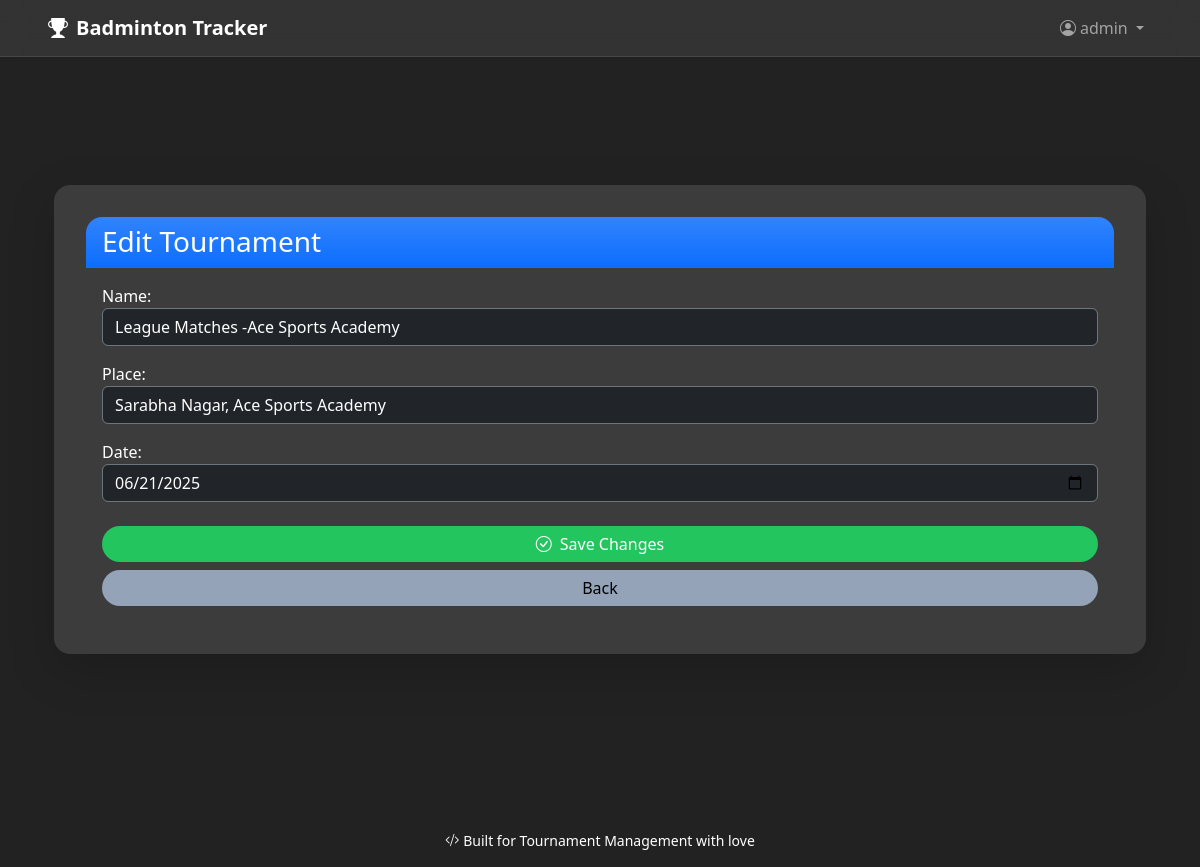
The app's page /badminton/tournament/3/edit/ (signed in) with its own data.
### badminton/models.py (models this page shows, shortened)
class Tournament(models.Model):
    name = models.CharField(max_length=100)
    place = models.CharField(max_length=100)
    date = models.DateField()

### badminton/views.py (the view)
# urls.py: path('tournament/<int:tournament_id>/edit/', views.edit_tournament, name='edit_tournament'),
@login_required
@user_passes_test(is_organiser)
def edit_tournament(request, tournament_id):
    tournament = get_object_or_404(Tournament, id=tournament_id)
    if request.method == 'POST':
        form = TournamentModelForm(request.POST, instance=tournament)
        if form.is_valid():
            form.save()
            return redirect('tournament_detail', tournament_id=tournament.id)
    else:
        form = TournamentModelForm(instance=tournament)
    return render(request, 'edit_tournament.html', {'form': form, 'tournament': tournament})

### badminton/forms.py
class TournamentModelForm(forms.ModelForm):
    class Meta:
        model = Tournament
        fields = ['name', 'place', 'date']
        widgets = {
            'date': forms.DateInput(attrs={'type': 'date'}),
        }

### badminton/views.py (called while the page is built)
def is_organiser(user):
    return user.is_superuser or user.groups.filter(name='Tournament Organisers').exists()

### badminton/templates/edit_tournament.html (shortened to what this page needs)
{% extends 'base.html' %}
{% load widget_tweaks %}
{% block content %}
<div class="container mt-5 mb-5">
  {% if perms.badminton.change_tournament %}
    <div class="card shadow-lg glass-card border-0 text-white rounded-4">
      <div class="card-header bg-primary bg-gradient text-white text-start rounded-top-4">
        <h3 class="mb-0">Edit Tournament</h3>
      </div>
      <div class="card-body">
        <form method="post" novalidate>
          <div class="mb-3">
            {{ form.name.label_tag }}
            {{ form.name|add_class:"form-control bg-dark text-white border-secondary"|attr:"placeholder:Tournament Name" }}
          </div>
          <div class="mb-3">
            {{ form.place.label_tag }}
            {{ form.place|add_class:"form-control bg-dark text-white border-secondary"|attr:"placeholder:Location" }}
          </div>
          <div class="mb-3">
            {{ form.date.label_tag }}
            {{ form.date|add_class:"form-control bg-dark text-white border-secondary"|attr:"placeholder:YYYY-MM-DD" }}
          </div>
          <div class="d-grid gap-2 mt-4">
            <button type="submit" class="btn btn-success btn-glow rounded-pill">
              <i class="bi bi-check-circle me-2"></i>Save Changes
            </button>
            <a href="{% url 'tournament_detail' tournament.id %}" class="btn btn-secondary rounded-pill">Back</a>
          </div>
        </form>
      </div>
    </div>
  {% else %}
    <div class="alert alert-danger text-center mt-5">
      <strong>Access Denied:</strong> You do not have permission to edit this tournament.
    </div>
  {% endif %}
</div>
{% endblock %}

### badminton/templates/base.html (shortened to what this page needs)
{% load static %}
<!DOCTYPE html>
<html lang="en">
<head>
  <link href="https://cdn.jsdelivr.net/npm/bootstrap@5.3.3/dist/css/bootstrap.min.css" rel="stylesheet">
  <link rel="stylesheet" href="https://cdn.jsdelivr.net/npm/bootstrap-icons@1.10.5/font/bootstrap-icons.css">
  <link rel="stylesheet" href="{% static 'css/style.css' %}">
</head>
<body class="app-wrapper">
<nav class="navbar navbar-expand-lg navbar-dark shadow-sm sticky-top">
  <div class="container-fluid px-3 px-md-5">
    <a class="navbar-brand fw-bold" href="{% url 'tournament_list' %}">
      <i class="bi bi-trophy-fill me-2"></i>Badminton Tracker
    </a>
    <div class="collapse navbar-collapse mt-2 mt-lg-0" id="navbarContent">
      <ul class="navbar-nav ms-auto align-items-lg-center gap-2">
        {% if user.is_authenticated %}
        <li class="nav-item dropdown">
          <a class="nav-link dropdown-toggle" href="#" id="navbarDropdown" role="button"
             data-bs-toggle="dropdown" aria-expanded="false">
            <i class="bi bi-person-circle me-1"></i>{{ user.username }}
          </a>
        </li>
        {% else %}
        <li class="nav-item">
          <a class="nav-link" href="{% url 'login' %}">
            <i class="bi bi-box-arrow-in-right me-1"></i>Login
          </a>
        </li>
        {% endif %}
      </ul>
    </div>
  </div>
</nav>
<div class="container py-5">
  {% block content %}
  {% endblock %}
</div>
<footer class="text-center text-white mt-5 mb-3 small">
  <i class="bi bi-code-slash me-1"></i>Built for Tournament Management with love
</footer>
</body>
</html>

### badminton/static/css/style.css (style rules this page uses)
:root { --app-bg-color: 34,34,34; }
body { background: rgb(var(--app-bg-color)) !important; background-attachment: fixed; background-size: cover; color: white; font-family: 'Segoe UI', sans-serif; }
.btn-success { background-color: #22c55e !important; color: #fff !important; border: none; }
.btn-secondary { background-color: #94a3b8 !important; color: #000 !important; border: none; }
.btn-glow { transition: all 0.2s ease-in-out; box-shadow: none; transform: none; }
nav.navbar { background-color: rgba(255, 255, 255, 0.08); backdrop-filter: blur(12px); -webkit-backdrop-filter: blur(12px); border-bottom: 1px solid rgba(255, 255, 255, 0.1); box-shadow: 0 2px 10px rgba(0, 0, 0, 0.2); }
footer { color: #ddd; text-align: center; margin-top: 2rem; }
a, a:hover { color: #ffffff; text-decoration: none; }
.container { padding-top: 2rem; padding-bottom: 2rem; }
.glass-card { background: rgba(255, 255, 255, 0.12); border-radius: 20px; box-shadow: 0 8px 32px 0 rgba(0, 0, 0, 0.25); backdrop-filter: blur(10px); -webkit-backdrop-filter: blur(10px); border: 1px solid rgba(255, 255, 255, 0.2); padding: 2rem; color: #fff; position: relative; transition: transform 0.3s ease, border 0.3s ease, box-shadow 0.3s ease; }

### records on screen
Tournament: name "League Matches -Ace Sports Academy", place "Sarabha Nagar, Ace Sports Academy", date "06/21/2025"

### other values on screen
{{ user.username }} "admin"
